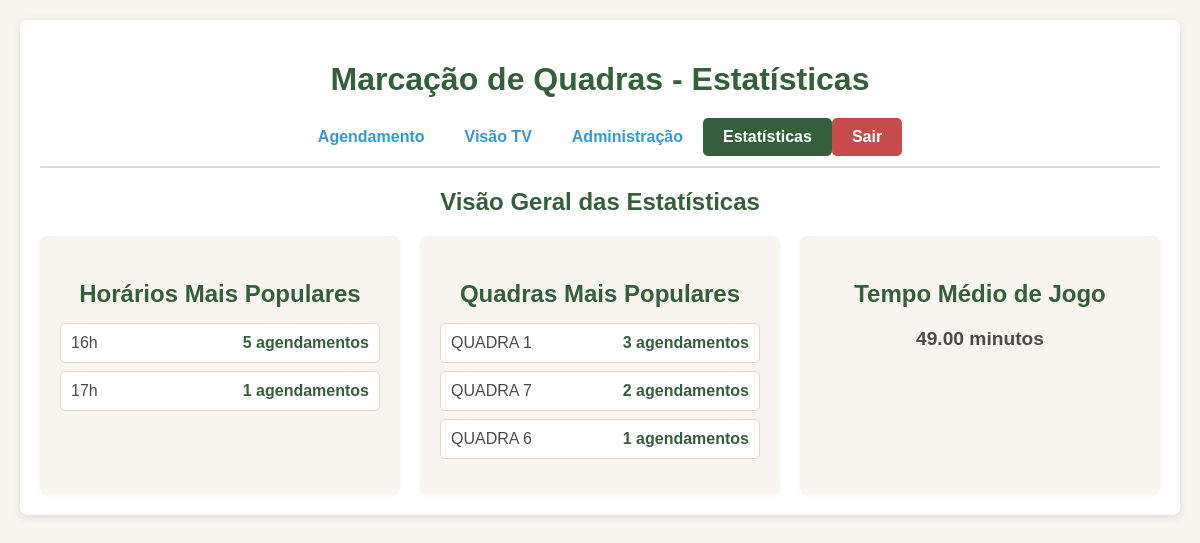
The page /statistics (signed in) on the database as committed earlier.
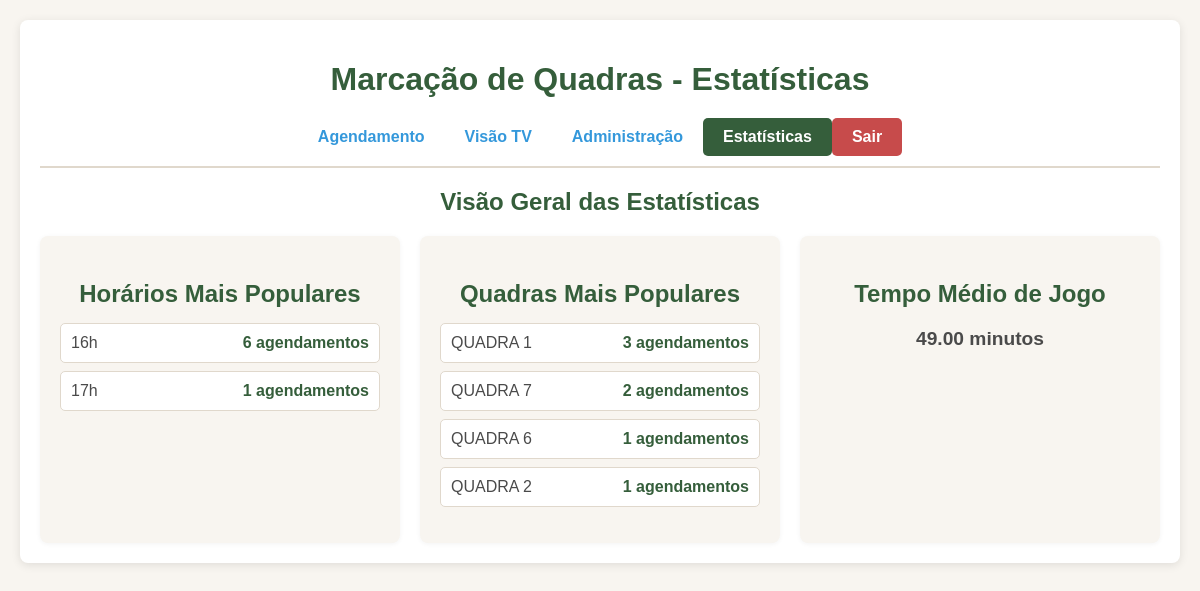
The same page on the database as committed later.
### tables this page shows
CREATE TABLE bookings (
            id INTEGER PRIMARY KEY AUTOINCREMENT,
            courtId TEXT NOT NULL,
            startTime TEXT NOT NULL,
            endTime TEXT NOT NULL,
            players TEXT NOT NULL, -- Armazenado como JSON string
            status TEXT NOT NULL,
            bookedBy TEXT,
            isBlockBooking INTEGER NOT NULL, -- 0 para False, 1 para True
            blockBookingReason TEXT,
            createdAt TEXT NOT NULL
        );

### app.py (the view)
@app.route('/statistics')
@login_required
@role_required(['admin']) # Somente admin pode ver estatísticas
def statistics_panel():
    all_bookings = get_bookings_db()
    hour_counts = {}
    for booking in all_bookings:
        start_hour = booking['startTime'].hour
        hour_counts[start_hour] = hour_counts.get(start_hour, 0) + 1
    sorted_hours = sorted(hour_counts.items(), key=lambda item: item[1], reverse=True)
    most_popular_hours = [(f"{hour:02d}h", count) for hour, count in sorted_hours[:5]]
    court_counts = {}
    for booking in all_bookings:
        court_counts[booking['courtId']] = court_counts.get(booking['courtId'], 0) + 1
    sorted_courts = sorted(court_counts.items(), key=lambda item: item[1], reverse=True)
    most_popular_courts = [(court, count) for court, count in sorted_courts[:5]]
    total_duration = 0
    count_confirmed = 0
    for booking in all_bookings:
        if not booking.get('isBlockBooking') and booking.get('status') == 'confirmed':
            duration = (booking['endTime'] - booking['startTime']).total_seconds() / 60
            total_duration += duration
            count_confirmed += 1
    average_play_time = (total_duration / count_confirmed) if count_confirmed > 0 else 0
    return render_template('statistics.html',
                           most_popular_hours=most_popular_hours,
                           most_popular_courts=most_popular_courts,
                           average_play_time=average_play_time)

### app.py (called while the page is built, shortened)
def get_db():
    if 'db' not in g:
        g.db = sqlite3.connect(DB_FILE, check_same_thread=False)
        g.db.row_factory = sqlite3.Row # Configura o cursor para retornar linhas como objetos Row
    return g.db

def get_user_by_id(user_id):
    conn = get_db()
    cursor = conn.cursor()
    cursor.execute("SELECT id, username, password_hash, role FROM users WHERE id = ?", (user_id,))
    return cursor.fetchone()

@app.before_request
def load_logged_in_user():
    user_id = session.get('user_id')
    if user_id is None:
        g.user = None
    else:
        g.user = get_user_by_id(user_id)

def login_required(view):
    @wraps(view)
    def wrapped_view(**kwargs):
        if g.user is None:
            flash("Você precisa estar logado para acessar esta página.", "error")
            return redirect(url_for('login'))
        return view(**kwargs)
    return wrapped_view

def role_required(roles):
    def decorator(view):
        @wraps(view)
        def wrapped_view(**kwargs):
            if not g.user: # Not logged in
                flash("Você precisa estar logado para acessar esta página.", "error")
                return redirect(url_for('login'))
            return view(**kwargs)
        return wrapped_view
    return decorator

### templates/statistics.html (shortened to what this page needs)
<!DOCTYPE html>
<html lang="pt-BR">
<head>
</head>
<body>
    <div class="container">
        <h1>Marcação de Quadras - Estatísticas</h1>
        <div class="navbar">
            {% if g.user and (g.user.role == 'admin' or g.user.role == 'operator') %}
            <a href="{{ url_for('index') }}">Agendamento</a>
            {% endif %}
            {% if g.user and (g.user.role == 'admin' or g.user.role == 'viewer') %}
            <a href="{{ url_for('tv_view') }}">Visão TV</a>
            {% endif %}
            {% if g.user and g.user.role == 'admin' %}
            <a href="{{ url_for('admin_panel') }}">Administração</a>
            <a href="{{ url_for('statistics_panel') }}" class="active">Estatísticas</a>
            {% endif %}
            {% if g.user %}
            <a href="{{ url_for('logout') }}" style="background-color: var(--color-red-delete); color: white;">Sair</a>
            {% endif %}
        </div>
        <h2>Visão Geral das Estatísticas</h2>
        <div class="statistics-grid">
            <div class="statistic-card">
                <h3>Horários Mais Populares</h3>
                {% if most_popular_hours %}
                <ul>
                    {% for hour, count in most_popular_hours %}
                        <li>{{ hour }} <span class="value">{{ count }} agendamentos</span></li>
                    {% endfor %}
                </ul>
                {% else %}
                <p>Nenhum dado disponível.</p>
                {% endif %}
            </div>
            <div class="statistic-card">
                <h3>Quadras Mais Populares</h3>
                {% if most_popular_courts %}
                <ul>
                    {% for court, count in most_popular_courts %}
                        <li>{{ court }} <span class="value">{{ count }} agendamentos</span></li>
                    {% endfor %}
                </ul>
                {% else %}
                <p>Nenhum dado disponível.</p>
                {% endif %}
            </div>
            <div class="statistic-card">
                <h3>Tempo Médio de Jogo</h3>
                {% if average_play_time > 0 %}
                <p><span class="value">{{ '%.2f' | format(average_play_time) }}</span> minutos</p>
                {% else %}
                <p>Nenhum dado disponível.</p>
                {% endif %}
            </div>
        </div>
    </div>
</body>
</html>

### templates/statistics.html (style rules this page uses)
:root { --color-primary-green: #355E3B; --color-darker-green-hover: #2D4C3A; --color-lighter-green-action: #5BA85C; --color-even-lighter-green-hover: #4F9A51; --color-red-delete: #C74B4B; --color-darker-red-hover: #B03A3A; --color-yellow-archive: #E6B300; --color-darker-yellow-hover: #CC9900; --color-blue-info: #3498db; --color-darker-blue-info-hover: #2A7ABA; --color-background-offwhite: #F8F5F0; --color-text-darkgray: #4A4A4A; --color-card-background: #ffffff; --color-border-beige: #E0D8CC; --color-input-border: #D1C7B7; --message-success-bg: #d4edda; --message-success-text: #155724; --message-error-bg: #f8d7da; --message-error-text: #721c24; }
body { font-family: Arial, sans-serif; margin: 0; padding: 20px; background-color: var(--color-background-offwhite); color: var(--color-text-darkgray); }
.container { max-width: 1200px; margin: auto; background-color: var(--color-card-background); padding: 20px; border-radius: 8px; box-shadow: 0 2px 10px rgba(0, 0, 0, 0.1); }
h1, h2 { color: var(--color-primary-green); text-align: center; margin-bottom: 20px; }
.navbar { display: flex; justify-content: center; margin-bottom: 20px; border-bottom: 2px solid var(--color-border-beige); padding-bottom: 10px; }
.navbar a { padding: 10px 20px; text-decoration: none; color: var(--color-blue-info); font-weight: bold; border-radius: 5px; transition: background-color 0.3s ease; }
.navbar a.active { background-color: var(--color-primary-green); color: white; }
.statistics-grid { display: grid; grid-template-columns: repeat(auto-fit, minmax(300px, 1fr)); gap: 20px; margin-top: 20px; }
.statistic-card { background-color: var(--color-background-offwhite); padding: 20px; border-radius: 8px; box-shadow: 0 1px 5px rgba(0, 0, 0, 0.05); text-align: center; }
.statistic-card h3 { color: var(--color-primary-green); font-size: 1.5em; margin-bottom: 10px; }
.statistic-card p { font-size: 1.2em; font-weight: bold; color: var(--color-text-darkgray); }
.statistic-card ul { list-style: none; padding: 0; margin-top: 15px; }
.statistic-card ul li { background-color: var(--color-card-background); margin-bottom: 8px; padding: 10px; border-radius: 5px; display: flex; justify-content: space-between; align-items: center; border: 1px solid var(--color-border-beige); }
.statistic-card ul li .value { font-weight: bold; color: var(--color-primary-green); }

Rows that differ between the two databases and show on the page:
added bookings: courtId "QUADRA 2", count "1"
Other text that changed with them:
new list line: "16h 6 agendamentos"
list line gone: "16h 5 agendamentos"
